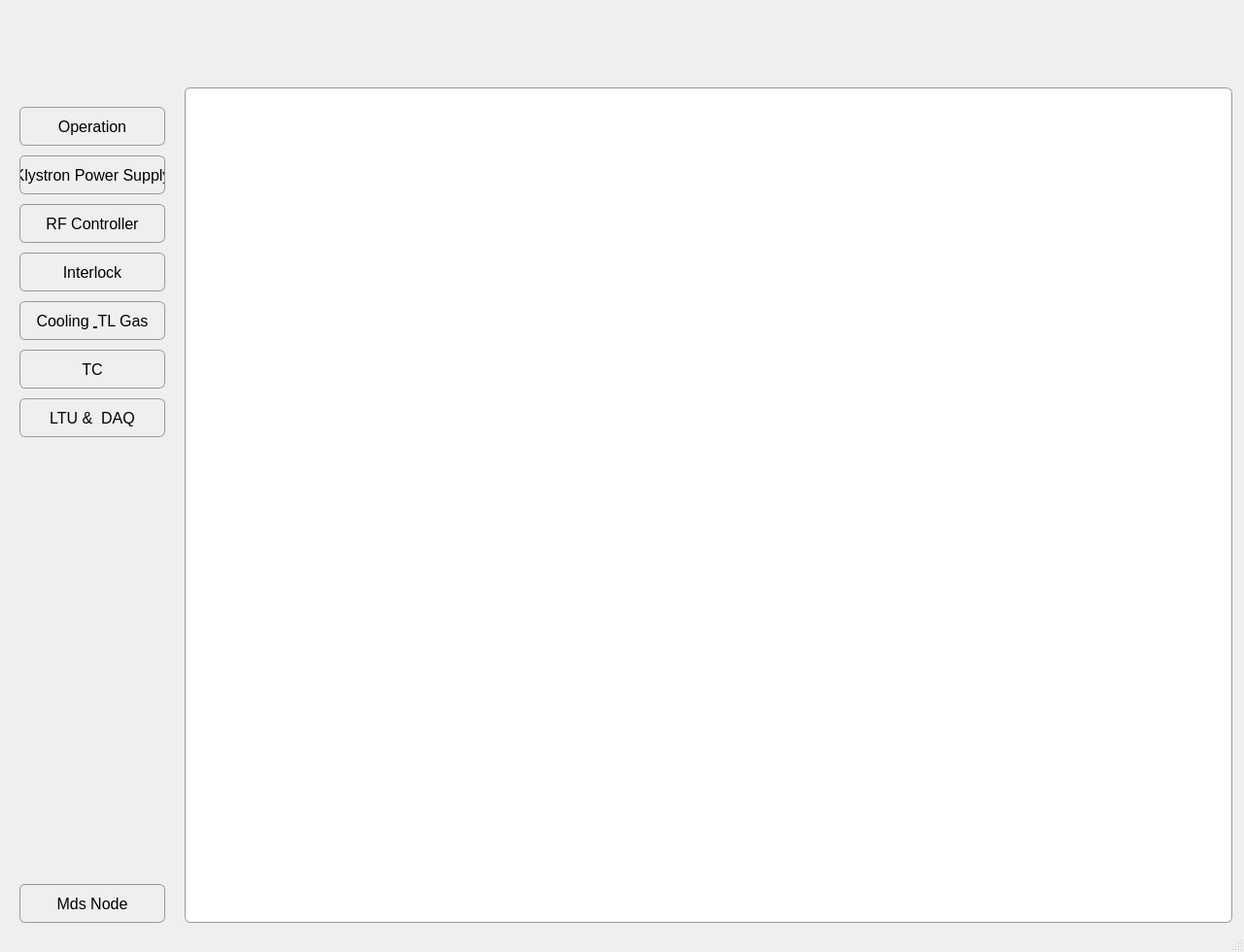
<ui version="4.0" >
 <class>MainWindow</class>
 <widget class="QMainWindow" name="MainWindow" >
  <property name="geometry" >
   <rect>
    <x>0</x>
    <y>0</y>
    <width>1280</width>
    <height>980</height>
   </rect>
  </property>
  <property name="font" >
   <font>
    <pointsize>12</pointsize>
   </font>
  </property>
  <property name="windowTitle" >
   <string>LHCD_OPI_SYSTEM</string>
  </property>
  <property name="toolTip" >
   <string/>
  </property>
  <property name="statusTip" >
   <string/>
  </property>
  <property name="styleSheet" >
   <string/>
  </property>
  <property name="animated" >
   <bool>true</bool>
  </property>
  <property name="dockOptions" >
   <set>QMainWindow::AllowTabbedDocks|QMainWindow::AnimatedDocks</set>
  </property>
  <widget class="QWidget" name="centralWidget" >
   <widget class="QDockWidget" name="dockWidget" >
    <property name="geometry" >
     <rect>
      <x>0</x>
      <y>0</y>
      <width>1280</width>
      <height>85</height>
     </rect>
    </property>
    <property name="features" >
     <set>QDockWidget::NoDockWidgetFeatures</set>
    </property>
    <property name="allowedAreas" >
     <set>Qt::NoDockWidgetArea</set>
    </property>
    <property name="windowTitle" >
     <string/>
    </property>
    <widget class="QWidget" name="dockWidgetContents" />
   </widget>
   <widget class="QGroupBox" name="groupBox_2" >
    <property name="geometry" >
     <rect>
      <x>190</x>
      <y>90</y>
      <width>1078</width>
      <height>860</height>
     </rect>
    </property>
    <property name="styleSheet" >
     <string>QGroupBox {
border: 1px solid rgb(153,153,153);
border-radius: 6px;
background-color:rgb(255,255,255);
}
</string>
    </property>
    <property name="title" >
     <string/>
    </property>
    <widget class="QDockWidget" name="dockWidget_2" >
     <property name="geometry" >
      <rect>
       <x>0</x>
       <y>0</y>
       <width>1078</width>
       <height>860</height>
      </rect>
     </property>
     <property name="accessibleName" >
      <string/>
     </property>
     <property name="styleSheet" >
      <string/>
     </property>
     <property name="floating" >
      <bool>false</bool>
     </property>
     <property name="features" >
      <set>QDockWidget::NoDockWidgetFeatures</set>
     </property>
     <property name="windowTitle" >
      <string/>
     </property>
     <widget class="QWidget" name="dockWidgetContents_2" />
    </widget>
   </widget>
   <widget class="QPushButton" name="pushButton_5" >
    <property name="geometry" >
     <rect>
      <x>20</x>
      <y>260</y>
      <width>150</width>
      <height>40</height>
     </rect>
    </property>
    <property name="font" >
     <font/>
    </property>
    <property name="styleSheet" >
     <string>QPushButton {
border: 1px solid rgb(153,153,153);
border-radius: 6px;
background-color: qlineargradient(x1: 0, y1: 0, x2: 0, y2: 0.67, 
stop: 0 rgb(255,255,255), stop: 1 rgb(204,204,204));
}
QPushButton:pressed {
border: 1px solid rgb(102,102,102);
background-color: qlineargradient(x1: 0, y1: 0, x2: 0, y2: 0.67, 
stop: 0 rgb(255,255,255), stop: 1 rgb(120,120,120));
}</string>
    </property>
    <property name="text" >
     <string>Interlock</string>
    </property>
    <property name="autoDefault" >
     <bool>false</bool>
    </property>
    <property name="default" >
     <bool>false</bool>
    </property>
    <property name="flat" >
     <bool>false</bool>
    </property>
   </widget>
   <widget class="QPushButton" name="pushButton_4" >
    <property name="geometry" >
     <rect>
      <x>20</x>
      <y>410</y>
      <width>150</width>
      <height>40</height>
     </rect>
    </property>
    <property name="font" >
     <font/>
    </property>
    <property name="styleSheet" >
     <string>QPushButton {
border: 1px solid rgb(153,153,153);
border-radius: 6px;
background-color: qlineargradient(x1: 0, y1: 0, x2: 0, y2: 0.67, 
stop: 0 rgb(255,255,255), stop: 1 rgb(204,204,204));
}
QPushButton:pressed {
border: 1px solid rgb(102,102,102);
background-color: qlineargradient(x1: 0, y1: 0, x2: 0, y2: 0.67, 
stop: 0 rgb(255,255,255), stop: 1 rgb(120,120,120));
}</string>
    </property>
    <property name="text" >
     <string>LTU &amp;&amp;  DAQ</string>
    </property>
    <property name="autoDefault" >
     <bool>false</bool>
    </property>
    <property name="default" >
     <bool>false</bool>
    </property>
    <property name="flat" >
     <bool>false</bool>
    </property>
   </widget>
   <widget class="QPushButton" name="pushButton_2" >
    <property name="geometry" >
     <rect>
      <x>20</x>
      <y>160</y>
      <width>150</width>
      <height>40</height>
     </rect>
    </property>
    <property name="font" >
     <font/>
    </property>
    <property name="styleSheet" >
     <string>QPushButton {
border: 1px solid rgb(153,153,153);
border-radius: 6px;
background-color: qlineargradient(x1: 0, y1: 0, x2: 0, y2: 0.67, 
stop: 0 rgb(255,255,255), stop: 1 rgb(204,204,204));
}
QPushButton:pressed {
border: 1px solid rgb(102,102,102);
background-color: qlineargradient(x1: 0, y1: 0, x2: 0, y2: 0.67, 
stop: 0 rgb(255,255,255), stop: 1 rgb(120,120,120));
}</string>
    </property>
    <property name="text" >
     <string>Klystron Power Supply</string>
    </property>
    <property name="autoDefault" >
     <bool>false</bool>
    </property>
    <property name="default" >
     <bool>false</bool>
    </property>
    <property name="flat" >
     <bool>false</bool>
    </property>
   </widget>
   <widget class="QPushButton" name="pushButton_1" >
    <property name="enabled" >
     <bool>true</bool>
    </property>
    <property name="geometry" >
     <rect>
      <x>20</x>
      <y>110</y>
      <width>150</width>
      <height>40</height>
     </rect>
    </property>
    <property name="font" >
     <font/>
    </property>
    <property name="styleSheet" >
     <string>QPushButton {
border: 1px solid rgb(153,153,153);
border-radius: 6px;
background-color: qlineargradient(x1: 0, y1: 0, x2: 0, y2: 0.67, 
stop: 0 rgb(255,255,255), stop: 1 rgb(204,204,204));
}
QPushButton:pressed {
border: 1px solid rgb(102,102,102);
background-color: qlineargradient(x1: 0, y1: 0, x2: 0, y2: 0.67, 
stop: 0 rgb(255,255,255), stop: 1 rgb(120,120,120));
}</string>
    </property>
    <property name="text" >
     <string>Operation</string>
    </property>
    <property name="autoDefault" >
     <bool>false</bool>
    </property>
    <property name="default" >
     <bool>false</bool>
    </property>
    <property name="flat" >
     <bool>false</bool>
    </property>
   </widget>
   <widget class="QPushButton" name="pushButton_3" >
    <property name="geometry" >
     <rect>
      <x>20</x>
      <y>210</y>
      <width>150</width>
      <height>40</height>
     </rect>
    </property>
    <property name="font" >
     <font/>
    </property>
    <property name="styleSheet" >
     <string>QPushButton {
border: 1px solid rgb(153,153,153);
border-radius: 6px;
background-color: qlineargradient(x1: 0, y1: 0, x2: 0, y2: 0.67, 
stop: 0 rgb(255,255,255), stop: 1 rgb(204,204,204));
}
QPushButton:pressed {
border: 1px solid rgb(102,102,102);
background-color: qlineargradient(x1: 0, y1: 0, x2: 0, y2: 0.67, 
stop: 0 rgb(255,255,255), stop: 1 rgb(120,120,120));
}</string>
    </property>
    <property name="text" >
     <string>RF Controller</string>
    </property>
    <property name="autoDefault" >
     <bool>false</bool>
    </property>
    <property name="default" >
     <bool>false</bool>
    </property>
    <property name="flat" >
     <bool>false</bool>
    </property>
   </widget>
   <widget class="QPushButton" name="pushButton_11" >
    <property name="geometry" >
     <rect>
      <x>20</x>
      <y>310</y>
      <width>150</width>
      <height>40</height>
     </rect>
    </property>
    <property name="font" >
     <font/>
    </property>
    <property name="styleSheet" >
     <string>QPushButton {
border: 1px solid rgb(153,153,153);
border-radius: 6px;
background-color: qlineargradient(x1: 0, y1: 0, x2: 0, y2: 0.67, 
stop: 0 rgb(255,255,255), stop: 1 rgb(204,204,204));
}
QPushButton:pressed {
border: 1px solid rgb(102,102,102);
background-color: qlineargradient(x1: 0, y1: 0, x2: 0, y2: 0.67, 
stop: 0 rgb(255,255,255), stop: 1 rgb(120,120,120));
}</string>
    </property>
    <property name="text" >
     <string>Cooling &amp; TL Gas</string>
    </property>
    <property name="autoDefault" >
     <bool>false</bool>
    </property>
    <property name="default" >
     <bool>false</bool>
    </property>
    <property name="flat" >
     <bool>false</bool>
    </property>
   </widget>
   <widget class="QPushButton" name="pushButton_14" >
    <property name="geometry" >
     <rect>
      <x>20</x>
      <y>360</y>
      <width>150</width>
      <height>40</height>
     </rect>
    </property>
    <property name="font" >
     <font/>
    </property>
    <property name="styleSheet" >
     <string>QPushButton {
border: 1px solid rgb(153,153,153);
border-radius: 6px;
background-color: qlineargradient(x1: 0, y1: 0, x2: 0, y2: 0.67, 
stop: 0 rgb(255,255,255), stop: 1 rgb(204,204,204));
}
QPushButton:pressed {
border: 1px solid rgb(102,102,102);
background-color: qlineargradient(x1: 0, y1: 0, x2: 0, y2: 0.67, 
stop: 0 rgb(255,255,255), stop: 1 rgb(120,120,120));
}</string>
    </property>
    <property name="text" >
     <string>TC</string>
    </property>
    <property name="autoDefault" >
     <bool>false</bool>
    </property>
    <property name="default" >
     <bool>false</bool>
    </property>
    <property name="flat" >
     <bool>false</bool>
    </property>
   </widget>
   <widget class="QPushButton" name="pushButton_12" >
    <property name="geometry" >
     <rect>
      <x>20</x>
      <y>910</y>
      <width>150</width>
      <height>40</height>
     </rect>
    </property>
    <property name="styleSheet" >
     <string>QPushButton {
border: 1px solid rgb(153,153,153);
border-radius: 6px;
background-color: qlineargradient(x1: 0, y1: 0, x2: 0, y2: 0.67, 
stop: 0 rgb(255,255,255), stop: 1 rgb(204,204,204));
}
QPushButton:pressed {
border: 1px solid rgb(102,102,102);
background-color: qlineargradient(x1: 0, y1: 0, x2: 0, y2: 0.67, 
stop: 0 rgb(255,255,255), stop: 1 rgb(120,120,120));
}</string>
    </property>
    <property name="text" >
     <string>Mds Node</string>
    </property>
    <property name="autoDefault" >
     <bool>false</bool>
    </property>
    <property name="default" >
     <bool>false</bool>
    </property>
    <property name="flat" >
     <bool>false</bool>
    </property>
   </widget>
  </widget>
  <widget class="QStatusBar" name="statusBar" />
 </widget>
 <layoutdefault spacing="6" margin="11" />
 <resources/>
 <connections/>
</ui>
